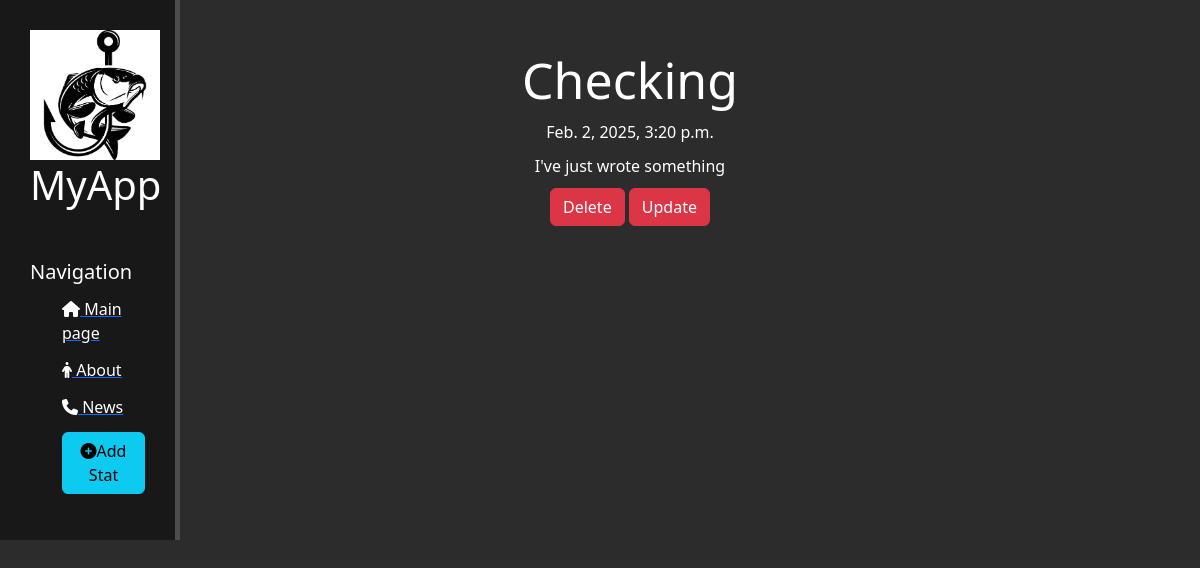
Page /news/4 on the committed database.
### news/models.py (models this page shows, shortened)
class Articles(models.Model):
    title = models.CharField('Name', max_length=50)
    intro = models.CharField('Intro', max_length=250)
    full_text = models.TextField('Stat')
    date = models.DateTimeField('Data of publication')

### news/views.py (the view)
# urls.py: path('<int:pk>', views.NewsDetailView.as_view(), name='news_detail'),
class NewsDetailView(DetailView):
    model = Articles
    template_name = 'news/details_view.html'
    context_object_name = 'article'

### news/templates/news/details_view.html (shortened to what this page needs)
{% extends 'app/layout.html' %}
{% block content%}
   <div class="features">
     <h1>{{ article.title }}</h1>
     <p>{{ article.date }}</p>
     <p>{{ article.full_text }}</p>
       <a href="{% url 'news-delete' article.id %}" class="btn btn-danger">Delete</a>
       <a href="{% url 'news-update' article.id %}" class="btn btn-danger">Update</a>
   </div>
{% endblock %}

### app/static/app/css/main.css (style rules this page uses)
body { background: #2c2c2c; }
main .features { float: left; color: #fff; margin-top: 50px; text-align: center; width: 75%; }
main .features h1 { font-size: 50px; }
main .features p { max-width: 500px; margin: 10px auto; }

### rows in the picture
Articles: title "Checking", date "Feb. 2, 2025, 3:20 p.m.", full_text "I've just wrote something"
